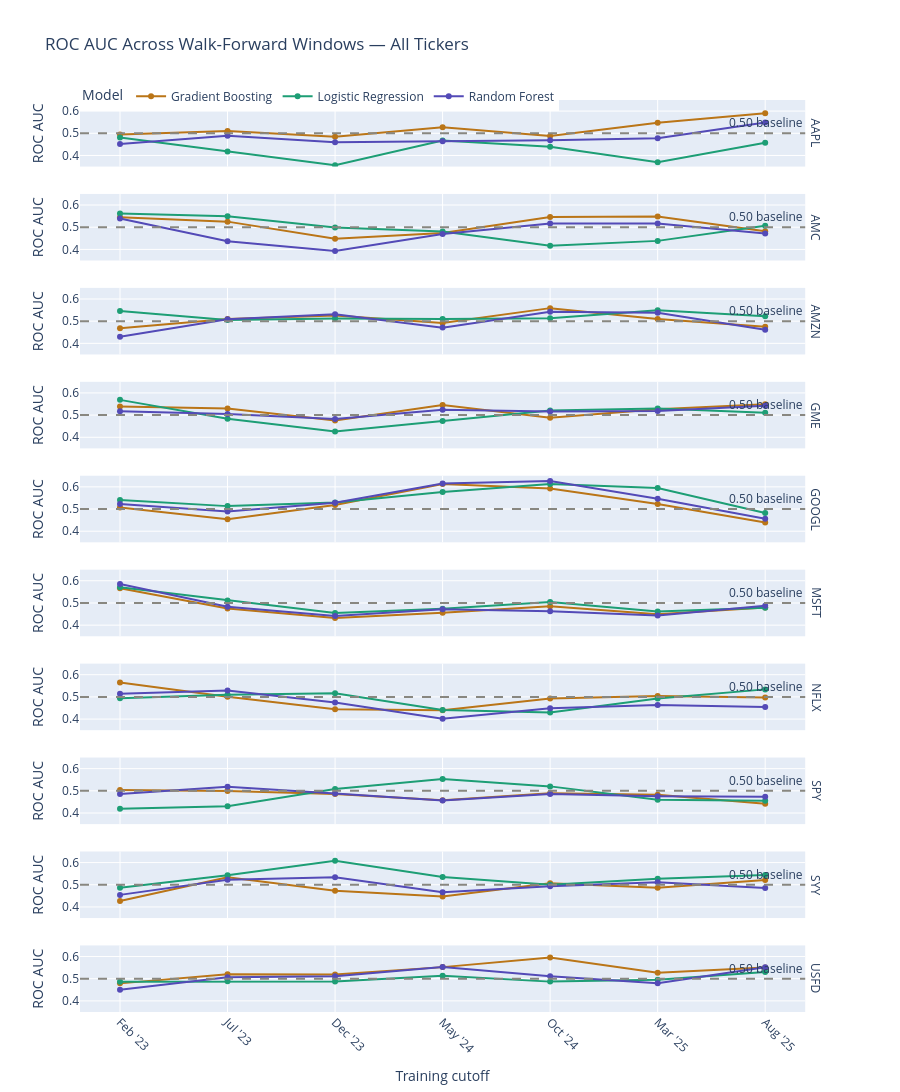

Notebook code cell kept with this figure:
### Markdown cell above
### 3c. ROC AUC Trend Across Windows — All Tickers

### Code cell
fig = px.line(
    df.assign(Model=df["model"].map(MODEL_LABELS)),
    x="label", y="roc_auc",
    color="Model", facet_row="ticker",
    color_discrete_map={MODEL_LABELS[k]: v for k,v in MODEL_COLORS.items()},
    markers=True,
    title="ROC AUC Across Walk-Forward Windows — All Tickers",
    labels={"label": "Training cutoff", "roc_auc": "ROC AUC", "ticker": "Ticker"},
    height=320 * len(TICKERS),
)
fig.add_hline(y=0.50, line_dash="dash", line_color="#888780",
              annotation_text="0.50 baseline")
fig.update_layout(hovermode="x unified", legend=dict(orientation="h", y=1.02))
fig.update_xaxes(tickangle=45)
fig.update_yaxes(range=[0.35, 0.65])
fig.for_each_annotation(lambda a: a.update(text=a.text.split("=")[-1]))
fig.show()

### Figure 1 — Plotly figure (JSON) as saved in the notebook; plotly's stock layout.template omitted (floating-point values rounded to 4 significant figures)
{"data": [{"hovertemplate": "Model=Gradient Boosting<br>Ticker=AAPL<br>Training cutoff=%{x}<br>ROC AUC=%{y}<extra></extra>", "legendgroup": "Gradient Boosting", "line": {"color": "#BA7517", "dash": "solid"}, "marker": {"symbol": "circle"}, "mode": "lines+markers", "name": "Gradient Boosting", "orientation": "v", "showlegend": true, "type": "scatter", "x": ["Feb '23", "Jul '23", "Dec '23", "May '24", "Oct '24", "Mar '25", "Aug '25"], "xaxis": "x10", "y": [0.4948, 0.5108, 0.4839, 0.5267, 0.4879, 0.5472, 0.59], "yaxis": "y10"}, {"hovertemplate": "Model=Gradient Boosting<br>Ticker=AMC<br>Training cutoff=%{x}<br>ROC AUC=%{y}<extra></extra>", "legendgroup": "Gradient Boosting", "line": {"color": "#BA7517", "dash": "solid"}, "marker": {"symbol": "circle"}, "mode": "lines+markers", "name": "Gradient Boosting", "orientation": "v", "showlegend": false, "type": "scatter", "x": ["Feb '23", "Jul '23", "Dec '23", "May '24", "Oct '24", "Mar '25", "Aug '25"], "xaxis": "x9", "y": [0.5455, 0.5252, 0.4484, 0.4737, 0.5465, 0.5484, 0.4817], "yaxis": "y9"}, {"hovertemplate": "Model=Gradient Boosting<br>Ticker=AMZN<br>Training cutoff=%{x}<br>ROC AUC=%{y}<extra></extra>", "legendgroup": "Gradient Boosting", "line": {"color": "#BA7517", "dash": "solid"}, "marker": {"symbol": "circle"}, "mode": "lines+markers", "name": "Gradient Boosting", "orientation": "v", "showlegend": false, "type": "scatter", "x": ["Feb '23", "Jul '23", "Dec '23", "May '24", "Oct '24", "Mar '25", "Aug '25"], "xaxis": "x8", "y": [0.4679, 0.5095, 0.5255, 0.4919, 0.5587, 0.51, 0.4748], "yaxis": "y8"}, {"hovertemplate": "Model=Gradient Boosting<br>Ticker=GME<br>Training cutoff=%{x}<br>ROC AUC=%{y}<extra></extra>", "legendgroup": "Gradient Boosting", "line": {"color": "#BA7517", "dash": "solid"}, "marker": {"symbol": "circle"}, "mode": "lines+markers", "name": "Gradient Boosting", "orientation": "v", "showlegend": false, "type": "scatter", "x": ["Feb '23", "Jul '23", "Dec '23", "May '24", "Oct '24", "Mar '25", "Aug '25"], "xaxis": "x7", "y": [0.5386, 0.5302, 0.4756, 0.5456, 0.4886, 0.5265, 0.5484], "yaxis": "y7"}, {"hovertemplate": "Model=Gradient Boosting<br>Ticker=GOOGL<br>Training cutoff=%{x}<br>ROC AUC=%{y}<extra></extra>", "legendgroup": "Gradient Boosting", "line": {"color": "#BA7517", "dash": "solid"}, "marker": {"symbol": "circle"}, "mode": "lines+markers", "name": "Gradient Boosting", "orientation": "v", "showlegend": false, "type": "scatter", "x": ["Feb '23", "Jul '23", "Dec '23", "May '24", "Oct '24", "Mar '25", "Aug '25"], "xaxis": "x6", "y": [0.507, 0.4539, 0.518, 0.6126, 0.592, 0.5224, 0.4389], "yaxis": "y6"}, {"hovertemplate": "Model=Gradient Boosting<br>Ticker=MSFT<br>Training cutoff=%{x}<br>ROC AUC=%{y}<extra></extra>", "legendgroup": "Gradient Boosting", "line": {"color": "#BA7517", "dash": "solid"}, "marker": {"symbol": "circle"}, "mode": "lines+markers", "name": "Gradient Boosting", "orientation": "v", "showlegend": false, "type": "scatter", "x": ["Feb '23", "Jul '23", "Dec '23", "May '24", "Oct '24", "Mar '25", "Aug '25"], "xaxis": "x5", "y": [0.5666, 0.4753, 0.4323, 0.4559, 0.4855, 0.4497, 0.4792], "yaxis": "y5"}, {"hovertemplate": "Model=Gradient Boosting<br>Ticker=NFLX<br>Training cutoff=%{x}<br>ROC AUC=%{y}<extra></extra>", "legendgroup": "Gradient Boosting", "line": {"color": "#BA7517", "dash": "solid"}, "marker": {"symbol": "circle"}, "mode": "lines+markers", "name": "Gradient Boosting", "orientation": "v", "showlegend": false, "type": "scatter", "x": ["Feb '23", "Jul '23", "Dec '23", "May '24", "Oct '24", "Mar '25", "Aug '25"], "xaxis": "x4", "y": [0.5647, 0.5006, 0.4445, 0.4394, 0.4929, 0.5042, 0.4971], "yaxis": "y4"}, {"hovertemplate": "Model=Gradient Boosting<br>Ticker=SPY<br>Training cutoff=%{x}<br>ROC AUC=%{y}<extra></extra>", "legendgroup": "Gradient Boosting", "line": {"color": "#BA7517", "dash": "solid"}, "marker": {"symbol": "circle"}, "mode": "lines+markers", "name": "Gradient Boosting", "orientation": "v", "showlegend": false, "type": "scatter", "x": ["Feb '23", "Jul '23", "Dec '23", "May '24", "Oct '24", "Mar '25", "Aug '25"], "xaxis": "x3", "y": [0.5033, 0.4994, 0.4858, 0.4581, 0.4894, 0.4825, 0.442], "yaxis": "y3"}, {"hovertemplate": "Model=Gradient Boosting<br>Ticker=SYY<br>Training cutoff=%{x}<br>ROC AUC=%{y}<extra></extra>", "legendgroup": "Gradient Boosting", "line": {"color": "#BA7517", "dash": "solid"}, "marker": {"symbol": "circle"}, "mode": "lines+markers", "name": "Gradient Boosting", "orientation": "v", "showlegend": false, "type": "scatter", "x": ["Feb '23", "Jul '23", "Dec '23", "May '24", "Oct '24", "Mar '25", "Aug '25"], "xaxis": "x2", "y": [0.4273, 0.5339, 0.4728, 0.4476, 0.5066, 0.4865, 0.5216], "yaxis": "y2"}, {"hovertemplate": "Model=Gradient Boosting<br>Ticker=USFD<br>Training cutoff=%{x}<br>ROC AUC=%{y}<extra></extra>", "legendgroup": "Gradient Boosting", "line": {"color": "#BA7517", "dash": "solid"}, "marker": {"symbol": "circle"}, "mode": "lines+markers", "name": "Gradient Boosting", "orientation": "v", "showlegend": false, "type": "scatter", "x": ["Feb '23", "Jul '23", "Dec '23", "May '24", "Oct '24", "Mar '25", "Aug '25"], "xaxis": "x", "y": [0.479, 0.5204, 0.5188, 0.5522, 0.5957, 0.5268, 0.5507], "yaxis": "y"}, {"hovertemplate": "Model=Logistic Regression<br>Ticker=AAPL<br>Training cutoff=%{x}<br>ROC AUC=%{y}<extra></extra>", "legendgroup": "Logistic Regression", "line": {"color": "#1D9E75", "dash": "solid"}, "marker": {"symbol": "circle"}, "mode": "lines+markers", "name": "Logistic Regression", "orientation": "v", "showlegend": true, "type": "scatter", "x": ["Feb '23", "Jul '23", "Dec '23", "May '24", "Oct '24", "Mar '25", "Aug '25"], "xaxis": "x10", "y": [0.4807, 0.4177, 0.3557, 0.4673, 0.4398, 0.3692, 0.4574], "yaxis": "y10"}, {"hovertemplate": "Model=Logistic Regression<br>Ticker=AMC<br>Training cutoff=%{x}<br>ROC AUC=%{y}<extra></extra>", "legendgroup": "Logistic Regression", "line": {"color": "#1D9E75", "dash": "solid"}, "marker": {"symbol": "circle"}, "mode": "lines+markers", "name": "Logistic Regression", "orientation": "v", "showlegend": false, "type": "scatter", "x": ["Feb '23", "Jul '23", "Dec '23", "May '24", "Oct '24", "Mar '25", "Aug '25"], "xaxis": "x9", "y": [0.5623, 0.5492, 0.4989, 0.4802, 0.4165, 0.4385, 0.5064], "yaxis": "y9"}, {"hovertemplate": "Model=Logistic Regression<br>Ticker=AMZN<br>Training cutoff=%{x}<br>ROC AUC=%{y}<extra></extra>", "legendgroup": "Logistic Regression", "line": {"color": "#1D9E75", "dash": "solid"}, "marker": {"symbol": "circle"}, "mode": "lines+markers", "name": "Logistic Regression", "orientation": "v", "showlegend": false, "type": "scatter", "x": ["Feb '23", "Jul '23", "Dec '23", "May '24", "Oct '24", "Mar '25", "Aug '25"], "xaxis": "x8", "y": [0.5458, 0.5049, 0.5118, 0.5095, 0.5127, 0.5497, 0.5218], "yaxis": "y8"}, {"hovertemplate": "Model=Logistic Regression<br>Ticker=GME<br>Training cutoff=%{x}<br>ROC AUC=%{y}<extra></extra>", "legendgroup": "Logistic Regression", "line": {"color": "#1D9E75", "dash": "solid"}, "marker": {"symbol": "circle"}, "mode": "lines+markers", "name": "Logistic Regression", "orientation": "v", "showlegend": false, "type": "scatter", "x": ["Feb '23", "Jul '23", "Dec '23", "May '24", "Oct '24", "Mar '25", "Aug '25"], "xaxis": "x7", "y": [0.5686, 0.4834, 0.4266, 0.4736, 0.5209, 0.5296, 0.5107], "yaxis": "y7"}, {"hovertemplate": "Model=Logistic Regression<br>Ticker=GOOGL<br>Training cutoff=%{x}<br>ROC AUC=%{y}<extra></extra>", "legendgroup": "Logistic Regression", "line": {"color": "#1D9E75", "dash": "solid"}, "marker": {"symbol": "circle"}, "mode": "lines+markers", "name": "Logistic Regression", "orientation": "v", "showlegend": false, "type": "scatter", "x": ["Feb '23", "Jul '23", "Dec '23", "May '24", "Oct '24", "Mar '25", "Aug '25"], "xaxis": "x6", "y": [0.5412, 0.5131, 0.5289, 0.5763, 0.6128, 0.5943, 0.4818], "yaxis": "y6"}, {"hovertemplate": "Model=Logistic Regression<br>Ticker=MSFT<br>Training cutoff=%{x}<br>ROC AUC=%{y}<extra></extra>", "legendgroup": "Logistic Regression", "line": {"color": "#1D9E75", "dash": "solid"}, "marker": {"symbol": "circle"}, "mode": "lines+markers", "name": "Logistic Regression", "orientation": "v", "showlegend": false, "type": "scatter", "x": ["Feb '23", "Jul '23", "Dec '23", "May '24", "Oct '24", "Mar '25", "Aug '25"], "xaxis": "x5", "y": [0.5713, 0.5116, 0.4553, 0.4742, 0.5038, 0.4617, 0.4785], "yaxis": "y5"}, {"hovertemplate": "Model=Logistic Regression<br>Ticker=NFLX<br>Training cutoff=%{x}<br>ROC AUC=%{y}<extra></extra>", "legendgroup": "Logistic Regression", "line": {"color": "#1D9E75", "dash": "solid"}, "marker": {"symbol": "circle"}, "mode": "lines+markers", "name": "Logistic Regression", "orientation": "v", "showlegend": false, "type": "scatter", "x": ["Feb '23", "Jul '23", "Dec '23", "May '24", "Oct '24", "Mar '25", "Aug '25"], "xaxis": "x4", "y": [0.4942, 0.5092, 0.5169, 0.4413, 0.4292, 0.4932, 0.5339], "yaxis": "y4"}, {"hovertemplate": "Model=Logistic Regression<br>Ticker=SPY<br>Training cutoff=%{x}<br>ROC AUC=%{y}<extra></extra>", "legendgroup": "Logistic Regression", "line": {"color": "#1D9E75", "dash": "solid"}, "marker": {"symbol": "circle"}, "mode": "lines+markers", "name": "Logistic Regression", "orientation": "v", "showlegend": false, "type": "scatter", "x": ["Feb '23", "Jul '23", "Dec '23", "May '24", "Oct '24", "Mar '25", "Aug '25"], "xaxis": "x3", "y": [0.4197, 0.4305, 0.5085, 0.5538, 0.5201, 0.4594, 0.4557], "yaxis": "y3"}, {"hovertemplate": "Model=Logistic Regression<br>Ticker=SYY<br>Training cutoff=%{x}<br>ROC AUC=%{y}<extra></extra>", "legendgroup": "Logistic Regression", "line": {"color": "#1D9E75", "dash": "solid"}, "marker": {"symbol": "circle"}, "mode": "lines+markers", "name": "Logistic Regression", "orientation": "v", "showlegend": false, "type": "scatter", "x": ["Feb '23", "Jul '23", "Dec '23", "May '24", "Oct '24", "Mar '25", "Aug '25"], "xaxis": "x2", "y": [0.4866, 0.5428, 0.6087, 0.5352, 0.5003, 0.5276, 0.5442], "yaxis": "y2"}, {"hovertemplate": "Model=Logistic Regression<br>Ticker=USFD<br>Training cutoff=%{x}<br>ROC AUC=%{y}<extra></extra>", "legendgroup": "Logistic Regression", "line": {"color": "#1D9E75", "dash": "solid"}, "marker": {"symbol": "circle"}, "mode": "lines+markers", "name": "Logistic Regression", "orientation": "v", "showlegend": false, "type": "scatter", "x": ["Feb '23", "Jul '23", "Dec '23", "May '24", "Oct '24", "Mar '25", "Aug '25"], "xaxis": "x", "y": [0.4862, 0.4881, 0.487, 0.5129, 0.4869, 0.4953, 0.5298], "yaxis": "y"}, {"hovertemplate": "Model=Random Forest<br>Ticker=AAPL<br>Training cutoff=%{x}<br>ROC AUC=%{y}<extra></extra>", "legendgroup": "Random Forest", "line": {"color": "#534AB7", "dash": "solid"}, "marker": {"symbol": "circle"}, "mode": "lines+markers", "name": "Random Forest", "orientation": "v", "showlegend": true, "type": "scatter", "x": ["Feb '23", "Jul '23", "Dec '23", "May '24", "Oct '24", "Mar '25", "Aug '25"], "xaxis": "x10", "y": [0.452, 0.4894, 0.4596, 0.4643, 0.4684, 0.4782, 0.5491], "yaxis": "y10"}, {"hovertemplate": "Model=Random Forest<br>Ticker=AMC<br>Training cutoff=%{x}<br>ROC AUC=%{y}<extra></extra>", "legendgroup": "Random Forest", "line": {"color": "#534AB7", "dash": "solid"}, "marker": {"symbol": "circle"}, "mode": "lines+markers", "name": "Random Forest", "orientation": "v", "showlegend": false, "type": "scatter", "x": ["Feb '23", "Jul '23", "Dec '23", "May '24", "Oct '24", "Mar '25", "Aug '25"], "xaxis": "x9", "y": [0.5396, 0.4368, 0.393, 0.4699, 0.517, 0.517, 0.472], "yaxis": "y9"}, {"hovertemplate": "Model=Random Forest<br>Ticker=AMZN<br>Training cutoff=%{x}<br>ROC AUC=%{y}<extra></extra>", "legendgroup": "Random Forest", "line": {"color": "#534AB7", "dash": "solid"}, "marker": {"symbol": "circle"}, "mode": "lines+markers", "name": "Random Forest", "orientation": "v", "showlegend": false, "type": "scatter", "x": ["Feb '23", "Jul '23", "Dec '23", "May '24", "Oct '24", "Mar '25", "Aug '25"], "xaxis": "x8", "y": [0.4294, 0.5089, 0.5308, 0.4709, 0.5429, 0.5378, 0.4612], "yaxis": "y8"}, {"hovertemplate": "Model=Random Forest<br>Ticker=GME<br>Training cutoff=%{x}<br>ROC AUC=%{y}<extra></extra>", "legendgroup": "Random Forest", "line": {"color": "#534AB7", "dash": "solid"}, "marker": {"symbol": "circle"}, "mode": "lines+markers", "name": "Random Forest", "orientation": "v", "showlegend": false, "type": "scatter", "x": ["Feb '23", "Jul '23", "Dec '23", "May '24", "Oct '24", "Mar '25", "Aug '25"], "xaxis": "x7", "y": [0.5176, 0.5055, 0.4823, 0.524, 0.5157, 0.519, 0.542], "yaxis": "y7"}, {"hovertemplate": "Model=Random Forest<br>Ticker=GOOGL<br>Training cutoff=%{x}<br>ROC AUC=%{y}<extra></extra>", "legendgroup": "Random Forest", "line": {"color": "#534AB7", "dash": "solid"}, "marker": {"symbol": "circle"}, "mode": "lines+markers", "name": "Random Forest", "orientation": "v", "showlegend": false, "type": "scatter", "x": ["Feb '23", "Jul '23", "Dec '23", "May '24", "Oct '24", "Mar '25", "Aug '25"], "xaxis": "x6", "y": [0.5224, 0.4884, 0.5284, 0.6152, 0.6262, 0.5468, 0.4562], "yaxis": "y6"}, {"hovertemplate": "Model=Random Forest<br>Ticker=MSFT<br>Training cutoff=%{x}<br>ROC AUC=%{y}<extra></extra>", "legendgroup": "Random Forest", "line": {"color": "#534AB7", "dash": "solid"}, "marker": {"symbol": "circle"}, "mode": "lines+markers", "name": "Random Forest", "orientation": "v", "showlegend": false, "type": "scatter", "x": ["Feb '23", "Jul '23", "Dec '23", "May '24", "Oct '24", "Mar '25", "Aug '25"], "xaxis": "x5", "y": [0.5859, 0.4834, 0.4413, 0.472, 0.4631, 0.4433, 0.4879], "yaxis": "y5"}, {"hovertemplate": "Model=Random Forest<br>Ticker=NFLX<br>Training cutoff=%{x}<br>ROC AUC=%{y}<extra></extra>", "legendgroup": "Random Forest", "line": {"color": "#534AB7", "dash": "solid"}, "marker": {"symbol": "circle"}, "mode": "lines+markers", "name": "Random Forest", "orientation": "v", "showlegend": false, "type": "scatter", "x": ["Feb '23", "Jul '23", "Dec '23", "May '24", "Oct '24", "Mar '25", "Aug '25"], "xaxis": "x4", "y": [0.5146, 0.5288, 0.4744, 0.402, 0.4487, 0.464, 0.4542], "yaxis": "y4"}, {"hovertemplate": "Model=Random Forest<br>Ticker=SPY<br>Training cutoff=%{x}<br>ROC AUC=%{y}<extra></extra>", "legendgroup": "Random Forest", "line": {"color": "#534AB7", "dash": "solid"}, "marker": {"symbol": "circle"}, "mode": "lines+markers", "name": "Random Forest", "orientation": "v", "showlegend": false, "type": "scatter", "x": ["Feb '23", "Jul '23", "Dec '23", "May '24", "Oct '24", "Mar '25", "Aug '25"], "xaxis": "x3", "y": [0.4852, 0.5185, 0.4884, 0.4566, 0.4854, 0.4757, 0.4733], "yaxis": "y3"}, {"hovertemplate": "Model=Random Forest<br>Ticker=SYY<br>Training cutoff=%{x}<br>ROC AUC=%{y}<extra></extra>", "legendgroup": "Random Forest", "line": {"color": "#534AB7", "dash": "solid"}, "marker": {"symbol": "circle"}, "mode": "lines+markers", "name": "Random Forest", "orientation": "v", "showlegend": false, "type": "scatter", "x": ["Feb '23", "Jul '23", "Dec '23", "May '24", "Oct '24", "Mar '25", "Aug '25"], "xaxis": "x2", "y": [0.4545, 0.5221, 0.5336, 0.4662, 0.4939, 0.5115, 0.4857], "yaxis": "y2"}, {"hovertemplate": "Model=Random Forest<br>Ticker=USFD<br>Training cutoff=%{x}<br>ROC AUC=%{y}<extra></extra>", "legendgroup": "Random Forest", "line": {"color": "#534AB7", "dash": "solid"}, "marker": {"symbol": "circle"}, "mode": "lines+markers", "name": "Random Forest", "orientation": "v", "showlegend": false, "type": "scatter", "x": ["Feb '23", "Jul '23", "Dec '23", "May '24", "Oct '24", "Mar '25", "Aug '25"], "xaxis": "x", "y": [0.4506, 0.5067, 0.5107, 0.5524, 0.5113, 0.4794, 0.5521], "yaxis": "y"}], "layout": {"annotations": [{"showarrow": false, "text": "USFD", "textangle": 90, "x": 0.98, "xanchor": "left", "xref": "paper", "y": 0.0365, "yanchor": "middle", "yref": "paper"}, {"showarrow": false, "text": "SYY", "textangle": 90, "x": 0.98, "xanchor": "left", "xref": "paper", "y": 0.1395, "yanchor": "middle", "yref": "paper"}, {"showarrow": false, "text": "SPY", "textangle": 90, "x": 0.98, "xanchor": "left", "xref": "paper", "y": 0.2425, "yanchor": "middle", "yref": "paper"}, {"showarrow": false, "text": "NFLX", "textangle": 90, "x": 0.98, "xanchor": "left", "xref": "paper", "y": 0.3455, "yanchor": "middle", "yref": "paper"}, {"showarrow": false, "text": "MSFT", "textangle": 90, "x": 0.98, "xanchor": "left", "xref": "paper", "y": 0.4485, "yanchor": "middle", "yref": "paper"}, {"showarrow": false, "text": "GOOGL", "textangle": 90, "x": 0.98, "xanchor": "left", "xref": "paper", "y": 0.5515, "yanchor": "middle", "yref": "paper"}, {"showarrow": false, "text": "GME", "textangle": 90, "x": 0.98, "xanchor": "left", "xref": "paper", "y": 0.6545, "yanchor": "middle", "yref": "paper"}, {"showarrow": false, "text": "AMZN", "textangle": 90, "x": 0.98, "xanchor": "left", "xref": "paper", "y": 0.7575, "yanchor": "middle", "yref": "paper"}, {"showarrow": false, "text": "AMC", "textangle": 90, "x": 0.98, "xanchor": "left", "xref": "paper", "y": 0.8605, "yanchor": "middle", "yref": "paper"}, {"showarrow": false, "text": "AAPL", "textangle": 90, "x": 0.98, "xanchor": "left", "xref": "paper", "y": 0.9635, "yanchor": "middle", "yref": "paper"}, {"showarrow": false, "text": "0.50 baseline", "x": 1, "xanchor": "right", "xref": "x domain", "y": 0.5, "yanchor": "bottom", "yref": "y"}, {"showarrow": false, "text": "0.50 baseline", "x": 1, "xanchor": "right", "xref": "x2 domain", "y": 0.5, "yanchor": "bottom", "yref": "y2"}, {"showarrow": false, "text": "0.50 baseline", "x": 1, "xanchor": "right", "xref": "x3 domain", "y": 0.5, "yanchor": "bottom", "yref": "y3"}, {"showarrow": false, "text": "0.50 baseline", "x": 1, "xanchor": "right", "xref": "x4 domain", "y": 0.5, "yanchor": "bottom", "yref": "y4"}, {"showarrow": false, "text": "0.50 baseline", "x": 1, "xanchor": "right", "xref": "x5 domain", "y": 0.5, "yanchor": "bottom", "yref": "y5"}, {"showarrow": false, "text": "0.50 baseline", "x": 1, "xanchor": "right", "xref": "x6 domain", "y": 0.5, "yanchor": "bottom", "yref": "y6"}, {"showarrow": false, "text": "0.50 baseline", "x": 1, "xanchor": "right", "xref": "x7 domain", "y": 0.5, "yanchor": "bottom", "yref": "y7"}, {"showarrow": false, "text": "0.50 baseline", "x": 1, "xanchor": "right", "xref": "x8 domain", "y": 0.5, "yanchor": "bottom", "yref": "y8"}, {"showarrow": false, "text": "0.50 baseline", "x": 1, "xanchor": "right", "xref": "x9 domain", "y": 0.5, "yanchor": "bottom", "yref": "y9"}, {"showarrow": false, "text": "0.50 baseline", "x": 1, "xanchor": "right", "xref": "x10 domain", "y": 0.5, "yanchor": "bottom", "yref": "y10"}], "height": 3200, "hovermode": "x unified", "legend": {"orientation": "h", "title": {"text": "Model"}, "tracegroupgap": 0, "y": 1.02}, "shapes": [{"line": {"color": "#888780", "dash": "dash"}, "type": "line", "x0": 0, "x1": 1, "xref": "x domain", "y0": 0.5, "y1": 0.5, "yref": "y"}, {"line": {"color": "#888780", "dash": "dash"}, "type": "line", "x0": 0, "x1": 1, "xref": "x2 domain", "y0": 0.5, "y1": 0.5, "yref": "y2"}, {"line": {"color": "#888780", "dash": "dash"}, "type": "line", "x0": 0, "x1": 1, "xref": "x3 domain", "y0": 0.5, "y1": 0.5, "yref": "y3"}, {"line": {"color": "#888780", "dash": "dash"}, "type": "line", "x0": 0, "x1": 1, "xref": "x4 domain", "y0": 0.5, "y1": 0.5, "yref": "y4"}, {"line": {"color": "#888780", "dash": "dash"}, "type": "line", "x0": 0, "x1": 1, "xref": "x5 domain", "y0": 0.5, "y1": 0.5, "yref": "y5"}, {"line": {"color": "#888780", "dash": "dash"}, "type": "line", "x0": 0, "x1": 1, "xref": "x6 domain", "y0": 0.5, "y1": 0.5, "yref": "y6"}, {"line": {"color": "#888780", "dash": "dash"}, "type": "line", "x0": 0, "x1": 1, "xref": "x7 domain", "y0": 0.5, "y1": 0.5, "yref": "y7"}, {"line": {"color": "#888780", "dash": "dash"}, "type": "line", "x0": 0, "x1": 1, "xref": "x8 domain", "y0": 0.5, "y1": 0.5, "yref": "y8"}, {"line": {"color": "#888780", "dash": "dash"}, "type": "line", "x0": 0, "x1": 1, "xref": "x9 domain", "y0": 0.5, "y1": 0.5, "yref": "y9"}, {"line": {"color": "#888780", "dash": "dash"}, "type": "line", "x0": 0, "x1": 1, "xref": "x10 domain", "y0": 0.5, "y1": 0.5, "yref": "y10"}], "title": {"text": "ROC AUC Across Walk-Forward Windows — All Tickers"}, "xaxis": {"anchor": "y", "domain": [0, 0.98], "tickangle": 45, "title": {"text": "Training cutoff"}}, "xaxis10": {"anchor": "y10", "domain": [0, 0.98], "matches": "x", "showticklabels": false, "tickangle": 45}, "xaxis2": {"anchor": "y2", "domain": [0, 0.98], "matches": "x", "showticklabels": false, "tickangle": 45}, "xaxis3": {"anchor": "y3", "domain": [0, 0.98], "matches": "x", "showticklabels": false, "tickangle": 45}, "xaxis4": {"anchor": "y4", "domain": [0, 0.98], "matches": "x", "showticklabels": false, "tickangle": 45}, "xaxis5": {"anchor": "y5", "domain": [0, 0.98], "matches": "x", "showticklabels": false, "tickangle": 45}, "xaxis6": {"anchor": "y6", "domain": [0, 0.98], "matches": "x", "showticklabels": false, "tickangle": 45}, "xaxis7": {"anchor": "y7", "domain": [0, 0.98], "matches": "x", "showticklabels": false, "tickangle": 45}, "xaxis8": {"anchor": "y8", "domain": [0, 0.98], "matches": "x", "showticklabels": false, "tickangle": 45}, "xaxis9": {"anchor": "y9", "domain": [0, 0.98], "matches": "x", "showticklabels": false, "tickangle": 45}, "yaxis": {"anchor": "x", "domain": [0, 0.073], "range": [0.35, 0.65], "title": {"text": "ROC AUC"}}, "yaxis10": {"anchor": "x10", "domain": [0.927, 1.0], "matches": "y", "range": [0.35, 0.65], "title": {"text": "ROC AUC"}}, "yaxis2": {"anchor": "x2", "domain": [0.103, 0.176], "matches": "y", "range": [0.35, 0.65], "title": {"text": "ROC AUC"}}, "yaxis3": {"anchor": "x3", "domain": [0.206, 0.279], "matches": "y", "range": [0.35, 0.65], "title": {"text": "ROC AUC"}}, "yaxis4": {"anchor": "x4", "domain": [0.309, 0.382], "matches": "y", "range": [0.35, 0.65], "title": {"text": "ROC AUC"}}, "yaxis5": {"anchor": "x5", "domain": [0.412, 0.485], "matches": "y", "range": [0.35, 0.65], "title": {"text": "ROC AUC"}}, "yaxis6": {"anchor": "x6", "domain": [0.515, 0.588], "matches": "y", "range": [0.35, 0.65], "title": {"text": "ROC AUC"}}, "yaxis7": {"anchor": "x7", "domain": [0.618, 0.691], "matches": "y", "range": [0.35, 0.65], "title": {"text": "ROC AUC"}}, "yaxis8": {"anchor": "x8", "domain": [0.721, 0.794], "matches": "y", "range": [0.35, 0.65], "title": {"text": "ROC AUC"}}, "yaxis9": {"anchor": "x9", "domain": [0.824, 0.897], "matches": "y", "range": [0.35, 0.65], "title": {"text": "ROC AUC"}}}}
